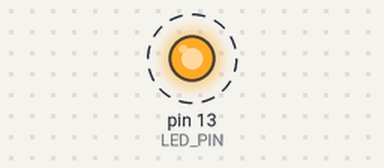
The sketch below on a simulated Arduino Uno, built with avr-gcc and run on an emulated ATmega328P. On the bench: output pins drawn as LEDs (lit = HIGH). Dashed ring = blinking.

Above: at 0.2 s.
Timing chart, 0 to 3.0 s (numbered marks = the images above):
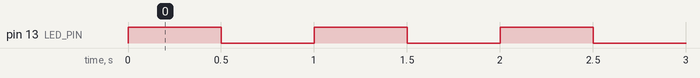

The sketch:

Session01_Blink.ino
```cpp
/*
 * OIROV Software Track — Session 01
 * Practical: First Arduino Program (Blink)
 * Trainer: Hazem Elshafey | CTO, OIROV Robotics
 *
 * Hardware: Arduino Uno or compatible board with LED_BUILTIN.
 * Purpose: demonstrate setup(), loop(), OUTPUT, digitalWrite(), delay().
 * Safety: this sketch controls only the onboard LED; it does not drive motors.
 */

const int LED_PIN = LED_BUILTIN;
const unsigned long BLINK_INTERVAL_MS = 500;

void setup() {
  pinMode(LED_PIN, OUTPUT);
  digitalWrite(LED_PIN, LOW);
}

void loop() {
  digitalWrite(LED_PIN, HIGH);
  delay(BLINK_INTERVAL_MS);
  digitalWrite(LED_PIN, LOW);
  delay(BLINK_INTERVAL_MS);
}

/*
 * Practice answer:
 * - Faster blink: reduce BLINK_INTERVAL_MS, e.g. 200.
 * - Slower blink: increase it, e.g. 1000.
 * - setup() runs once after startup/reset; loop() repeats.
 */
```

Measured:
- by itself, pin 13 (LED_PIN): alternates HIGH for 0.50 s and LOW for 0.50 s
